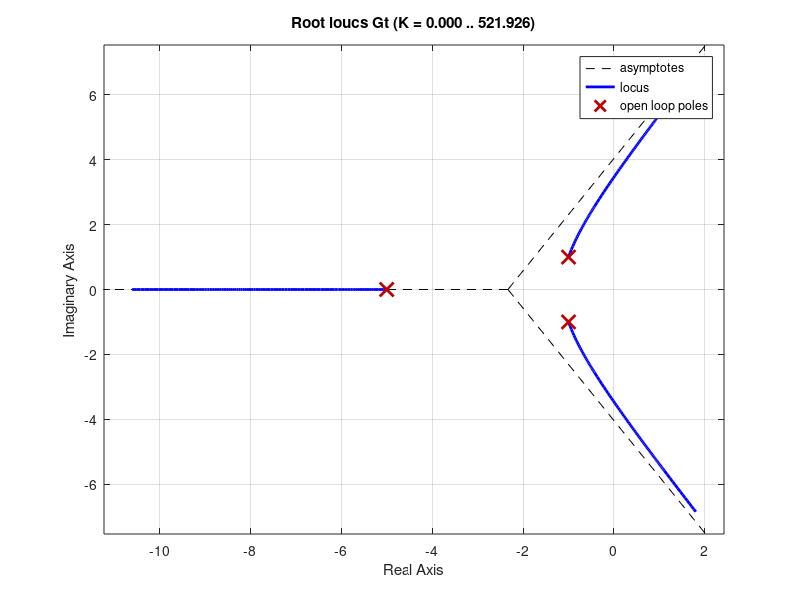

MATLAB code for this plot: (Note: this script raises an error after producing the figure.)
clear; clf; clc;
numg = [1]; deng = [1 2 2];
numh = 1; denh = [1 5];
G = tf(numg, deng)
H = tf(numh, denh)
Gt = G*H
pos = 10;
z = -log(pos/100)/sqrt(pi^2+[log(pos/100)]^2)
rlocus(Gt)
sgrid(z, 0)

%{
[K,p]=rlocfind(Gt)
s = tf([1 0],1)
Kvo = dcgain(K*s*Gt)
esso=1/Kvo

%Kompensasi lead 4 kali
dpole=4*p(1)

%kemudian cancel untuk (s+2)
zc = 2;
[numt,dent]=tfdata(Gt,'v')
numc = [1 zc];

angle_at_dpole =(180/pi)*...
angle(polyval(numc, dpole)/polyval(dent, dpole))
PD_angle = 180-angle_at_dpole
pc = (imag(dpole)+(abs(real(dpole))...
*tan(PD_angle*pi/180)))/tan(PD_angle*pi/180)

denc = [1 pc];

Gc = tf(numc, denc)
Gf = Gt*Gc
rlocus(Gf)
sgrid(z,0)

[Kf,pf] = rlocfind(Gf)
Kvf = dcgain(Kf*s*Gf)
essf = 1/Kvf

T=feedback(K*G,H)
Tf=feedback(Kf*Gc*G,H)

step(T)
hold on
step(Tf)

legend({'uncompensated','compensated'},'Location','southeast')
%}